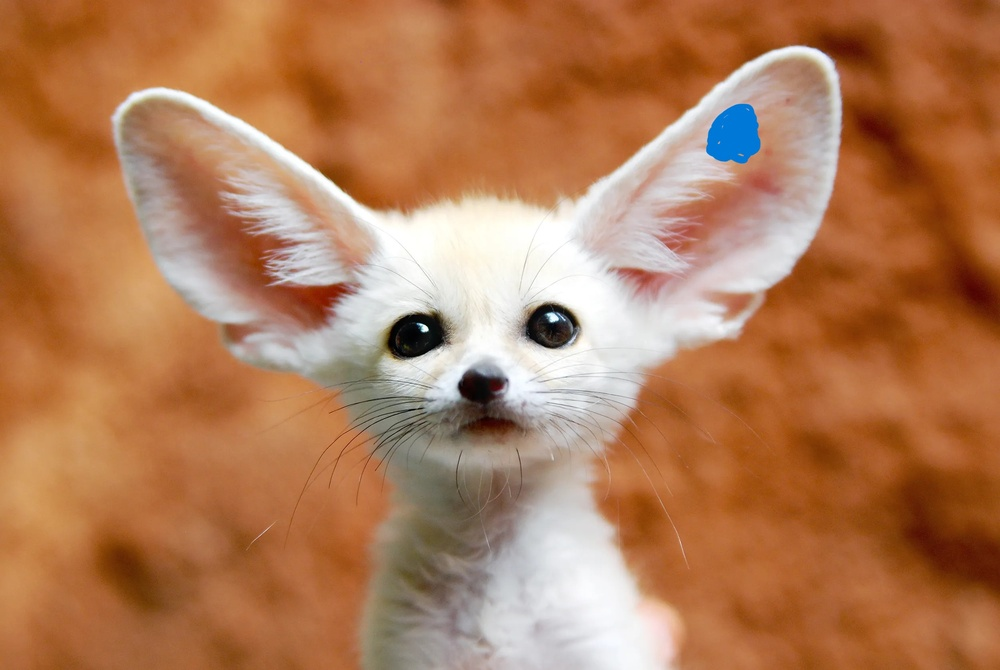
#> input picture animal1[1].jpg, 1000 x 670 px, shrunk from 2500 x 1674 before the run, found by its file name
$ jupyter execute Untitled1.ipynb   (older library calls are emulated)
#> lines starting #> are read from the running program, lines starting #| are printed output that depends on the picture; after the words box and inside, x2 and y2 are one past the last pixel; in counts of white or black regions, pixels touching at a corner belong together
[cell 1]
import cv2
import numpy as np
import matplotlib.pyplot as plt

# Step 1: Load a color image with corrected path
image = cv2.imread(r"C:\my_files\cdsaml\animal1[1].jpg")
#> image is the input picture: shape (670, 1000, 3); mean B, G, R 87.3, 124, 177.4
if image is None:
    raise FileNotFoundError("Image file not found. Check the file path.")

image_rgb = cv2.cvtColor(image, cv2.COLOR_BGR2RGB)  # For display

# Step 2: Convert to HSV color space
hsv = cv2.cvtColor(image, cv2.COLOR_BGR2HSV)
#> hsv: shape (670, 1000, 3); mean H, S, V 23.6, 139, 178.5

# Step 3: Define blue color range mask (adjust if needed)
lower_color1 = np.array([100, 120, 70])
upper_color1 = np.array([140, 255, 255])
mask = cv2.inRange(hsv, lower_color1, upper_color1)
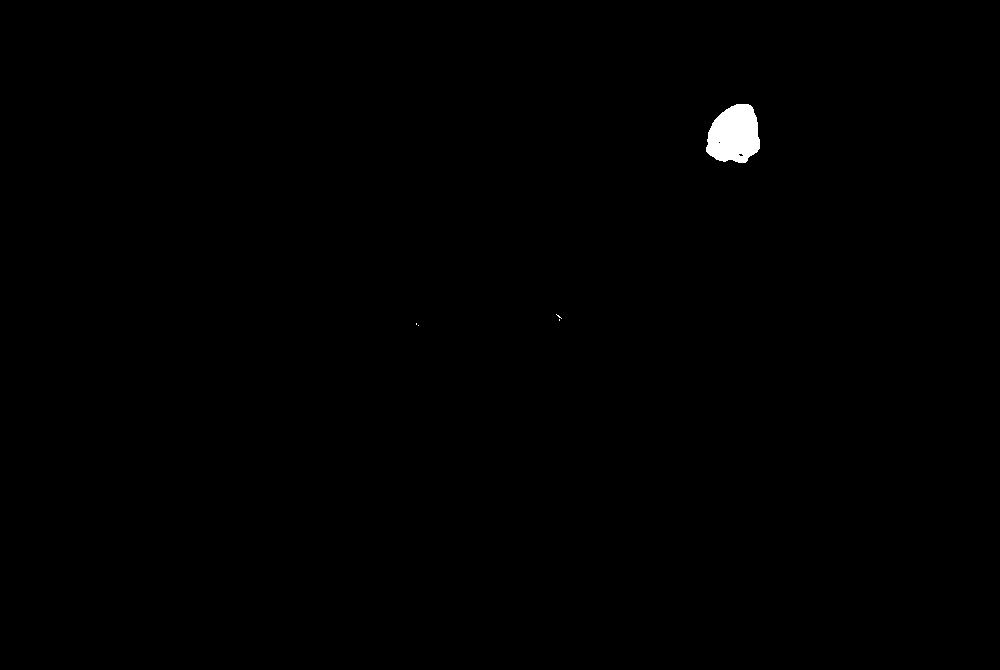
#> mask: shape (670, 1000); 0.37% white; 5 white regions (4 under 20 px), largest, box (x1, y1, x2, y2) and area: (706, 104, 760, 163) 2442


# Morphological cleanup
kernel = np.ones((5, 5), np.uint8)
mask = cv2.morphologyEx(mask, cv2.MORPH_CLOSE, kernel)
#> mask: shape (670, 1000); 0.37% white; 4 white regions (3 under 20 px), largest, box (x1, y1, x2, y2) and area: (706, 104, 760, 163) 2452
mask = cv2.morphologyEx(mask, cv2.MORPH_OPEN, kernel)
#> mask: shape (670, 1000); 0.37% white; 1 white region, box (x1, y1, x2, y2) and area: (706, 104, 760, 163) 2449

# Step 4: Prepare binary mask for PDE
mask_bin = (mask > 0).astype(np.uint8)
mask_float = mask_bin.astype(np.float32)

# Step 5: Convert image to float32 for PDE processing
image_float = image.astype(np.float32)

# Step 6: PDE inpainting function (Laplacian diffusion) applied per channel
def pde_inpaint_color(img, mask, num_iter=500, dt=0.1):
#> called with num_iter = 500, dt = 0.1
    inpainted = img.copy()
    for _ in range(num_iter):
        for c in range(3):
            lap = cv2.Laplacian(inpainted[:, :, c], cv2.CV_32F)
            inpainted[:, :, c] += dt * lap * mask
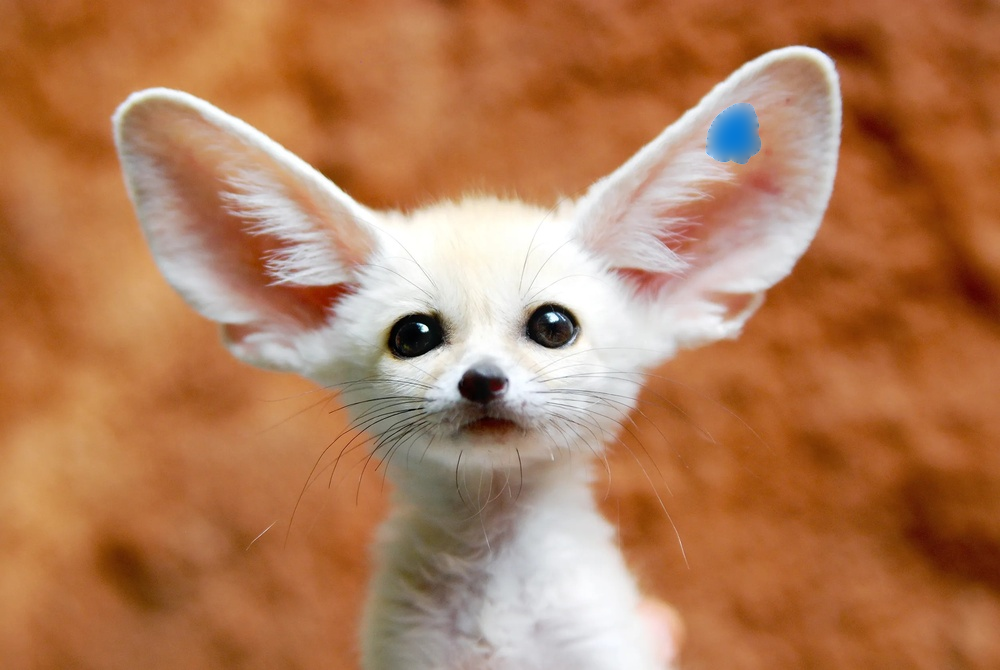
#> inpainted: shape (670, 1000, 3) float32; mean B, G, R 87.3, 124.1, 177.6
    return np.clip(inpainted, 0, 255).astype(np.uint8)

# Step 7: Perform inpainting
result = pde_inpaint_color(image_float, mask_float, num_iter=500, dt=0.1)

# Step 8: Visualization
plt.figure(figsize=(15, 5))

plt.subplot(1, 3, 1)
plt.imshow(image_rgb)
plt.title('Original Image')
plt.axis('off')

plt.subplot(1, 3, 2)
plt.imshow(mask, cmap='gray')
plt.title('Mask (blue Object)')
plt.axis('off')

plt.subplot(1, 3, 3)
plt.imshow(cv2.cvtColor(result, cv2.COLOR_BGR2RGB))
plt.title('Inpainted Result')
plt.axis('off')

plt.show()
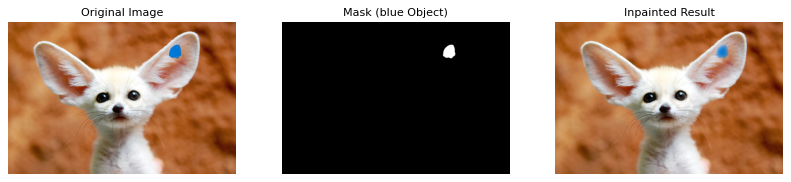
#> figure drawn by matplotlib, 3 panels

# Step 9: Save outputs (optional)
cv2.imwrite('mask.png', mask)
cv2.imwrite('inpainted_result.png', result)
#> Out = True
